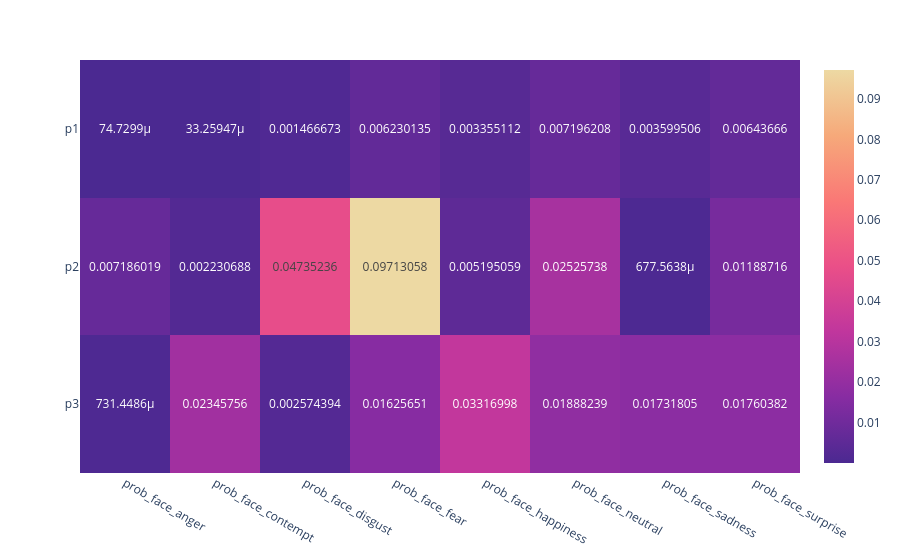

Notebook code for this chart:
### Code cell
fig_r

### Figure 1 — Plotly figure (JSON) as saved in the notebook; plotly's stock layout.template omitted (floating-point values rounded to 4 significant figures)
{"data": [{"coloraxis": "coloraxis", "hovertemplate": "x: %{x}<br>y: %{y}<br>color: %{z}<extra></extra>", "name": "0", "texttemplate": "%{z}", "type": "heatmap", "x": ["prob_face_anger", "prob_face_contempt", "prob_face_disgust", "prob_face_fear", "prob_face_happiness", "prob_face_neutral", "prob_face_sadness", "prob_face_surprise"], "xaxis": "x", "y": ["p1", "p2", "p3"], "yaxis": "y", "z": [[7.473e-05, 3.326e-05, 0.001467, 0.00623, 0.003355, 0.007196, 0.0036, 0.006437], [0.007186, 0.002231, 0.04735, 0.09713, 0.005195, 0.02526, 0.0006776, 0.01189], [0.0007314, 0.02346, 0.002574, 0.01626, 0.03317, 0.01888, 0.01732, 0.0176]]}], "layout": {"coloraxis": {"colorscale": [[0, "rgb(75, 41, 145)"], [0.1667, "rgb(135, 44, 162)"], [0.3333, "rgb(192, 54, 157)"], [0.5, "rgb(234, 79, 136)"], [0.6667, "rgb(250, 120, 118)"], [0.8333, "rgb(246, 169, 122)"], [1, "rgb(237, 217, 163)"]]}, "margin": {"t": 60}, "xaxis": {"anchor": "y", "domain": [0, 1]}, "yaxis": {"anchor": "x", "autorange": "reversed", "domain": [0, 1]}}}
